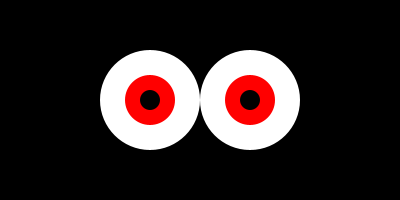
Frame 1 (no input)
Frame 60 (the mouse pressed at the canvas centre just before this capture): identical to frame 1, image omitted
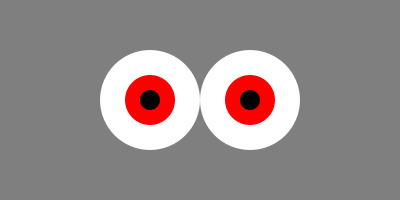
Frame 120 (the mouse held since frame 60 and released just before this capture)

The Processing sketch that drew these frames (run headless with seeded random() and noise(); from frame 60 on, the mouse is pressed at the canvas centre):

// Processing sketch: clase20a_funcion_ojo
// ── clase20a_funcion_ojo.pde

// funciones de dibujo tipo void

void setup(){
  size( 400, 200 );
}

void draw(){
  float aux = map( mouseX, 0, width, 0, 255 );  //funcion de Processing tipo float
  background( aux );  //funcion de Processing tipo void
  
  ojo( 150, 100 );
  ojo( 250, 100 );

}

//funcion = evento
void mousePressed(){

}

// ── Funciones.pde

// funcion de dibujo
// ojo con dos parametros
void ojo( float x, float y ){
  pushStyle();  //--------------inicio de estilo (propiedades de dibujo) reset!
  
  noStroke();
  fill( 255 );
  circle( x, y, 100 );
  fill( 255, 0, 0 );
  circle( x, y, 50 );  //iriss
  fill( 0 );
  circle( x, y, 20 );  //pupila
  
  popStyle();  //--------------fin de estilo (propiedades de dibujo) reset! 
}

/*
void boca(){

}

void cara(){
  ojo();
  ojo();
  boca();
}
*/
